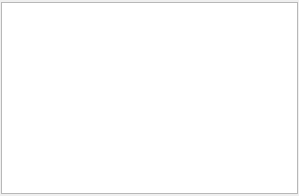
<?xml version="1.0" encoding="UTF-8"?>
<ui version="4.0">
 <class>WidgetVpzPropertyObservables</class>
 <widget class="QWidget" name="WidgetVpzPropertyObservables">
  <property name="geometry">
   <rect>
    <x>0</x>
    <y>0</y>
    <width>299</width>
    <height>196</height>
   </rect>
  </property>
  <property name="sizePolicy">
   <sizepolicy hsizetype="Minimum" vsizetype="Minimum">
    <horstretch>0</horstretch>
    <verstretch>0</verstretch>
   </sizepolicy>
  </property>
  <property name="windowTitle">
   <string>Form</string>
  </property>
  <layout class="QHBoxLayout" name="horizontalLayout">
   <property name="leftMargin">
    <number>1</number>
   </property>
   <property name="topMargin">
    <number>2</number>
   </property>
   <property name="rightMargin">
    <number>1</number>
   </property>
   <property name="bottomMargin">
    <number>2</number>
   </property>
   <item>
    <widget class="QListWidget" name="listObs">
     <property name="sizePolicy">
      <sizepolicy hsizetype="Minimum" vsizetype="Minimum">
       <horstretch>0</horstretch>
       <verstretch>0</verstretch>
      </sizepolicy>
     </property>
    </widget>
   </item>
  </layout>
 </widget>
 <resources/>
 <connections/>
</ui>
